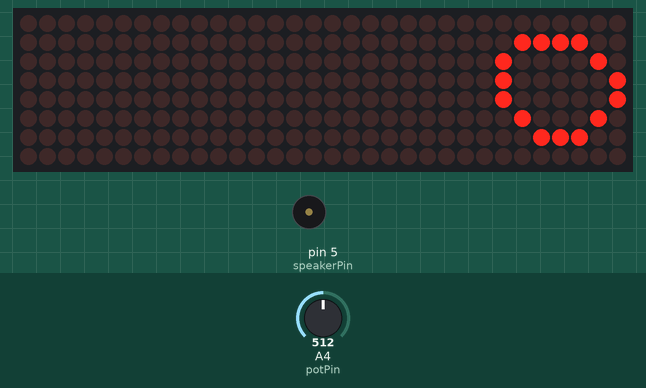
Bench run of a sketch on a simulated Arduino Uno, built with avr-gcc and run on an emulated ATmega328P. On the bench: 32×8 LED matrix, buzzer (waves = sounding, pin HIGH). Inputs (shaded band) come from the test bench; at power-on: A4 (potPin) = 512.

Above: at 1.2 s.
1.3 s: A4 (potPin) set to 107
2.8 s: A4 (potPin) set to 93
At 4.0 s:
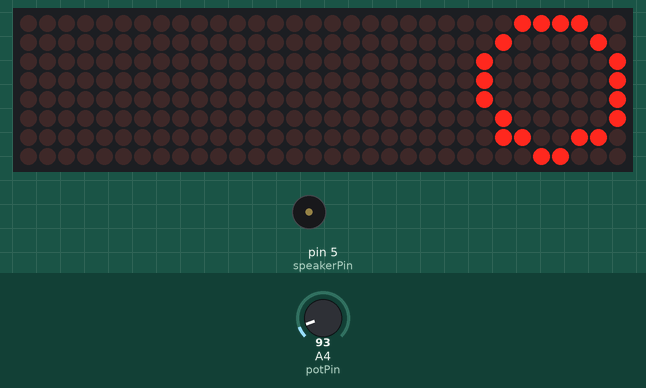
4.3 s: A4 (potPin) set to 325
5.8 s: A4 (potPin) set to 353
At 6.3 s:
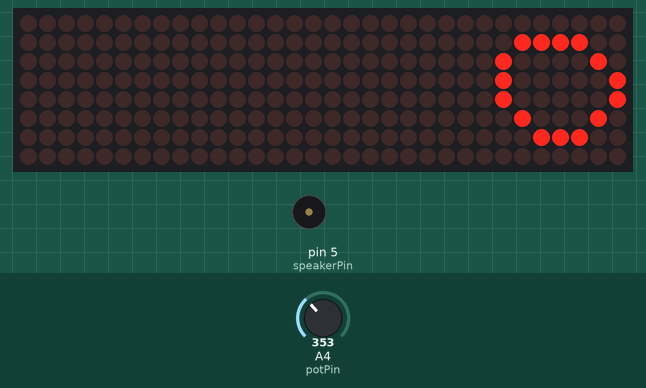
7.3 s: A4 (potPin) set to 90
At 8.7 s:
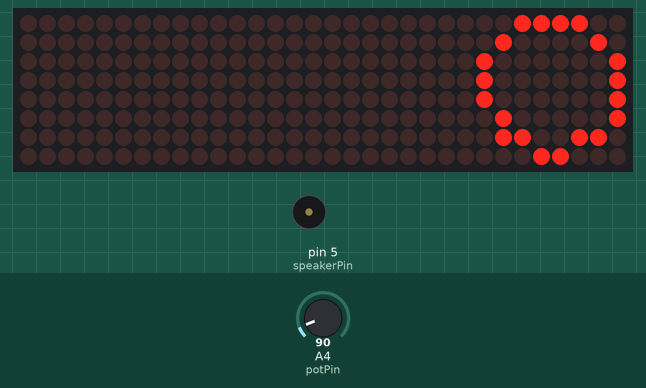
Timing chart, 0 to 9.8 s (numbered marks = the images above; inputs shaded):
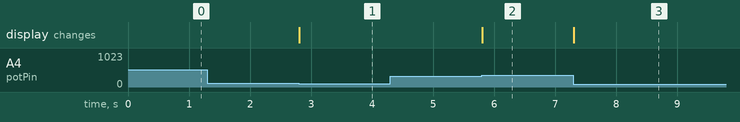

The sketch:

8x8-microphone-animation.ino
```cpp
#include "LedControl.h"

#define speakerPin 5
# define potPin A4

LedControl lc=LedControl(6,10,12,4);
unsigned long delaytime=1000;

void setup() {
  /*
   The MAX72XX is in power-saving mode on startup,
   we have to do a wakeup call
   */
  lc.shutdown(0,false);
  /* Set the brightness to a medium values */
  lc.setIntensity(0,8);
  /* and clear the display */
  lc.clearDisplay(0);

  pinMode(potPin,INPUT);
  pinMode(speakerPin, OUTPUT);
  Serial.begin(9600);
}


void printByte(byte character [])
{
  int i = 0;
  for(i=0;i<8;i++)
  {
    lc.setRow(0,i,character[i]);
  }
}

void loop() {

  uint16_t potValue;

  potValue = analogRead(potPin);

  byte big[8] = {0x3C,0x42,0x81,0x81,0x81,0x41,0x66,0x18};
  byte small[8] = {0x00,0x3C,0x42,0x41,0x41,0x22,0x1C,0x00};
//  delay(1000);
//  printByte(big);
//  delay(2000);
//  printByte(small);
  if (potValue < 100){
    printByte(big);
  }
  if (potValue > 342){
    printByte(small);
  }
}
```

Measured:
- the behaviour switches between 100 and 99 on A4 (potPin) (found by bisection; images 0 and 1)
- the behaviour switches between 342 and 343 on A4 (potPin) (found by bisection; images 1 and 2)
- after the input at 1.3 s, every drawn part: stays the same
- after the input at 2.8 s, the display: changes at once (image 1)
- after the input at 4.3 s, every drawn part: stays the same
- after the input at 5.8 s, the display: changes at once (image 2)
- after the input at 7.3 s, the display: changes at once (image 3)
